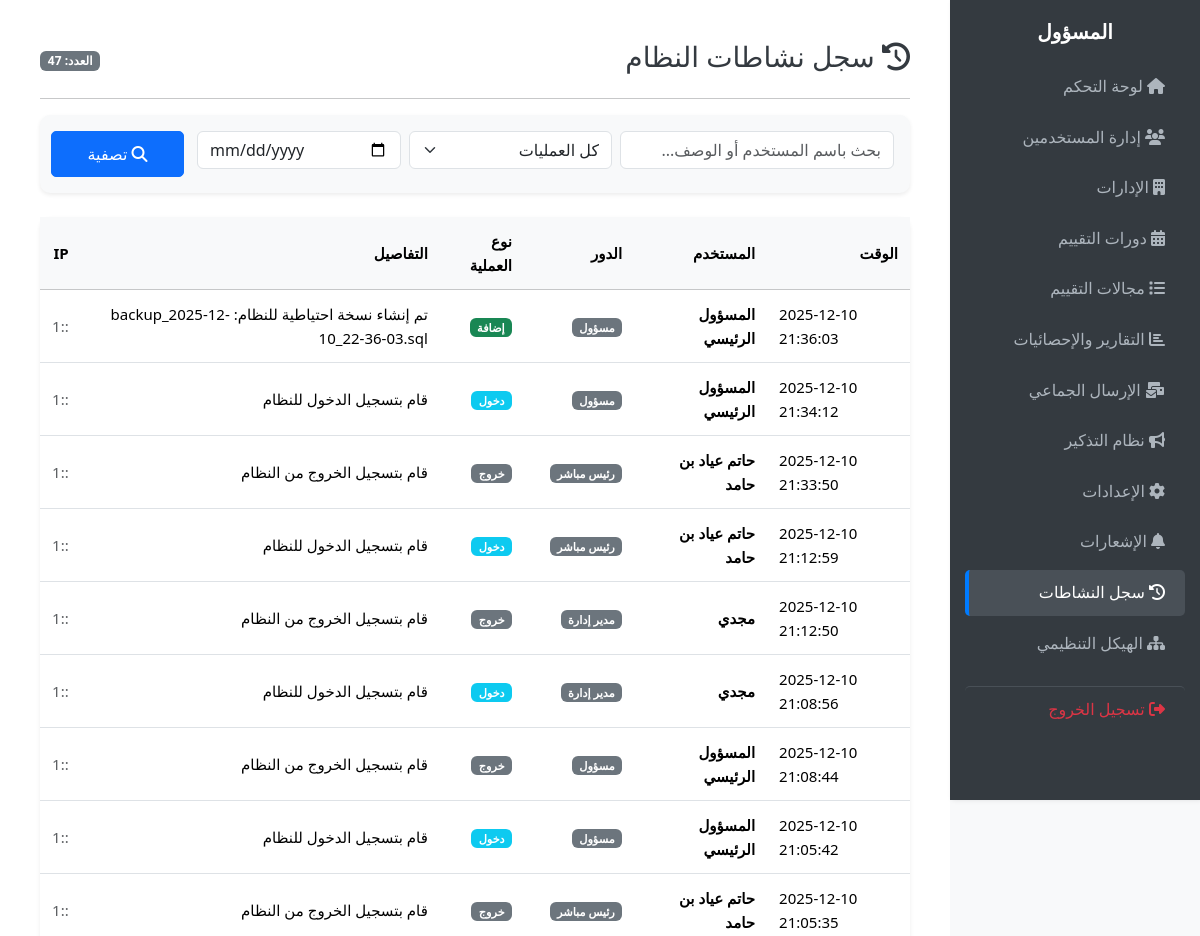
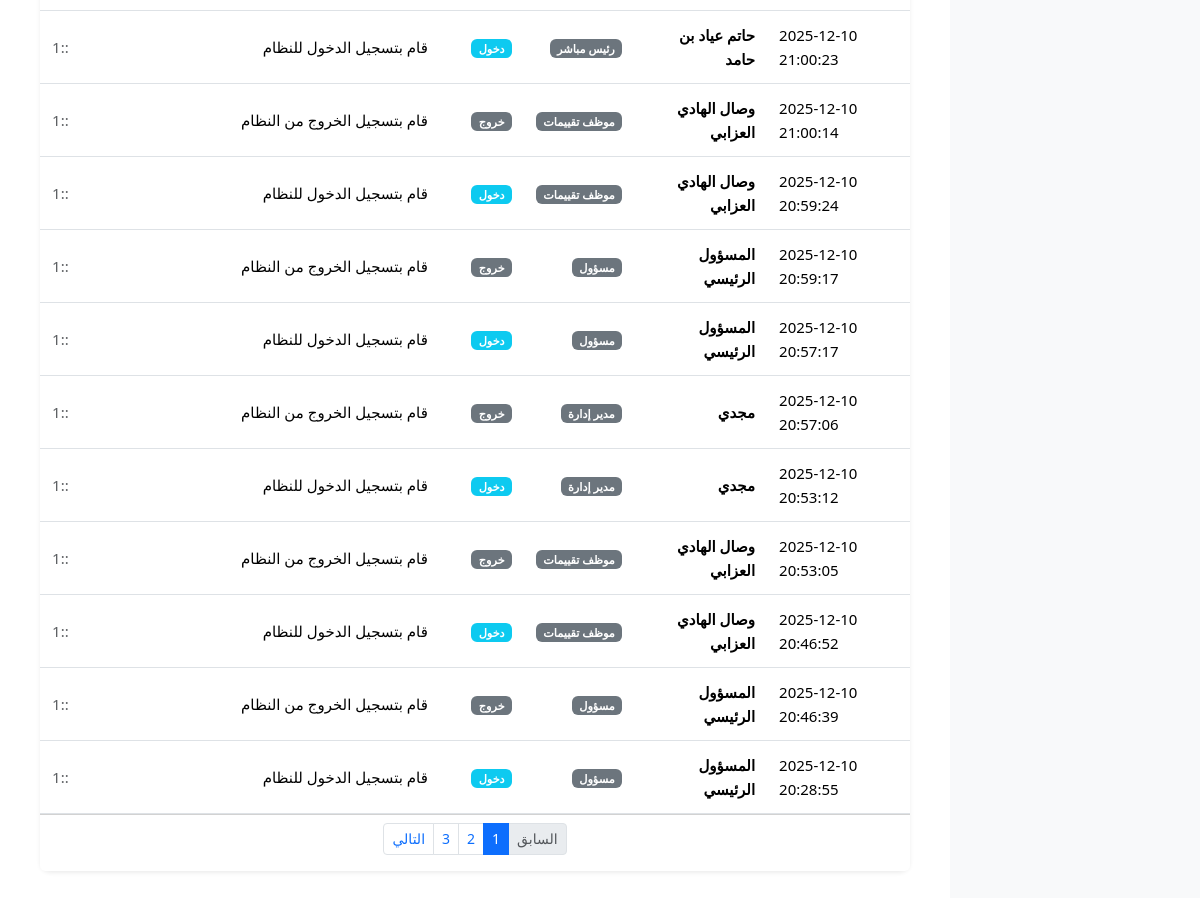
/public/admin/activity_logs.php (signed in), run on the app's committed database (2 pictures, top to bottom).
### tables this page shows
CREATE TABLE `activity_logs` (
  `id` int(11) NOT NULL,
  `user_id` int(10) UNSIGNED DEFAULT NULL COMMENT 'معرف المستخدم الذي قام بالعملية',
  `user_name` varchar(150) DEFAULT NULL COMMENT 'الاسم وقت التنفيذ (للحفظ حتى لو حذف المستخدم)',
  `role` varchar(50) DEFAULT NULL COMMENT 'دور المستخدم',
  `action` varchar(100) NOT NULL COMMENT 'نوع العملية: login, create, update, delete, logout',
  `description` text DEFAULT NULL COMMENT 'وصف تفصيلي: مثلا "قام بتعديل الموظف رقم 5"',
  `ip_address` varchar(45) DEFAULT NULL COMMENT 'عنوان IP للمستخدم',
  `created_at` timestamp NOT NULL DEFAULT current_timestamp()
);

### public/admin/activity_logs.php (the view, shortened to what this page needs)
<?php
require_once '../../app/core/db.php';
$page = isset($_GET['page']) ? (int)$_GET['page'] : 1;
$limit = 20;
$offset = ($page - 1) * $limit;
$filter_user = trim($_GET['user'] ?? '');
$filter_action = $_GET['action'] ?? '';
$filter_date = $_GET['date'] ?? '';
$where = ["1=1"];
$params = [];
$where_sql = implode(' AND ', $where);
$count_stmt = $pdo->prepare("SELECT COUNT(*) FROM activity_logs WHERE $where_sql");
$count_stmt->execute($params);
$total_rows = $count_stmt->fetchColumn();
$total_pages = ceil($total_rows / $limit);
$sql = "SELECT * FROM activity_logs WHERE $where_sql ORDER BY created_at DESC LIMIT $limit OFFSET $offset";
$stmt = $pdo->prepare($sql);
$stmt->execute($params);
$logs = $stmt->fetchAll();
?>
<!DOCTYPE html>
<html dir="rtl" lang="ar">
<head>
    <link href="https://cdn.jsdelivr.net/npm/bootstrap@5.3.2/dist/css/bootstrap.rtl.min.css" rel="stylesheet">
    <link rel="stylesheet" href="https://cdnjs.cloudflare.com/ajax/libs/font-awesome/6.4.0/css/all.min.css">
    <link rel="stylesheet" href="../assets/css/admin-dashboard.css">
</head>
<body class="admin-dashboard">
<?php $current_page = basename(__FILE__); require_once '_sidebar_nav.php'; ?>
<main class="admin-main-content">
    <div class="d-flex justify-content-between align-items-center mb-3">
        <h3><i class="fas fa-history"></i> سجل نشاطات النظام</h3>
        <span class="badge bg-secondary">العدد: <?= $total_rows ?></span>
    </div>
    <hr>
    <div class="card mb-4 bg-light border-0 shadow-sm">
        <div class="card-body p-3">
            <form method="GET" class="row g-2">
                <div class="col-md-4">
                    <input type="text" name="user" class="form-control" placeholder="بحث باسم المستخدم أو الوصف..." value="<?= htmlspecialchars($filter_user) ?>">
                </div>
                <div class="col-md-3">
                    <select name="action" class="form-select">
                        <option value="">كل العمليات</option>
                    </select>
                </div>
                <div class="col-md-3">
                    <input type="date" name="date" class="form-control" value="<?= htmlspecialchars($filter_date) ?>">
                </div>
                <div class="col-md-2">
                    <button type="submit" class="btn btn-primary w-100"><i class="fas fa-search"></i> تصفية</button>
                </div>
            </form>
        </div>
    </div>
    <div class="card shadow-sm">
        <div class="card-body p-0">
            <div class="table-responsive">
                <table class="table table-hover mb-0 align-middle">
                    <thead class="table-light">
                        <tr>
                            <th>الوقت</th>
                            <th>المستخدم</th>
                            <th>الدور</th>
                            <th>نوع العملية</th>
                            <th>التفاصيل</th>
                            <th>IP</th>
                        </tr>
                    </thead>
                    <tbody>
                        <?php if(empty($logs)): ?>
                            <tr><td colspan="6" class="text-center py-4 text-muted">لا توجد سجلات.</td></tr>
                        <?php else: ?>
                            <?php foreach($logs as $log): ?>
                            <tr>
                                <td dir="ltr" class="text-end"><?= date('Y-m-d H:i:s', strtotime($log['created_at'])) ?></td>
                                <td class="fw-bold"><?= htmlspecialchars($log['user_name']) ?></td>
								  <?php
                                $role_map = match($log['role']) {
        'admin' => 'مسؤول',
        'manager' => 'مدير إدارة',
        'supervisor' => 'رئيس مباشر',
        'evaluator' => 'موظف تقييمات',
        'employee' => 'موظف'
                                };
                                ?>
                                <td><span class="badge bg-secondary"><?= $role_map ?></span></td>
                                <td>
                                   <?php
                                $cls = match($log['action']) {
                                    'login' => 'info',
                                    'logout' => 'secondary',
                                    'create' => 'success',
                                    'delete' => 'danger',
                                    'update' => 'warning',
                                    default => 'dark'
                                };
                                $txt = match($log['action']) {
                                    'login' => 'دخول',
                                    'logout' => 'خروج',
                                    'create' => 'إضافة',
                                    'delete' => 'حذف',
                                    'update' => 'تعديل',
                                    default => $log['action']
                                };
                                ?>
                                    <span class="badge bg-<?= $cls ?>"><?= $txt ?></span>
                                </td>
                                <td><?= htmlspecialchars($log['description']) ?></td>
                                <td class="small text-muted"><?= $log['ip_address'] ?></td>
                            </tr>
                            <?php endforeach; ?>
                        <?php endif; ?>
                    </tbody>
                </table>
            </div>
        </div>
        <?php if ($total_pages > 1): ?>
        <div class="card-footer bg-white d-flex justify-content-center">
            <nav>
                <ul class="pagination pagination-sm mb-0">
                    <li class="page-item <?= $page <= 1 ? 'disabled' : '' ?>">
                        <a class="page-link" href="?page=<?= $page-1 ?>&user=<?= urlencode($filter_user) ?>&action=<?= $filter_action ?>&date=<?= $filter_date ?>">السابق</a>
                    </li>
                    <?php for($i=1; $i<=$total_pages; $i++): ?>
                        <li class="page-item <?= $i==$page?'active':'' ?>">
                            <a class="page-link" href="?page=<?= $i ?>&user=<?= urlencode($filter_user) ?>&action=<?= $filter_action ?>&date=<?= $filter_date ?>"><?= $i ?></a>
                        </li>
                    <?php endfor; ?>
                    <li class="page-item <?= $page >= $total_pages ? 'disabled' : '' ?>">
                        <a class="page-link" href="?page=<?= $page+1 ?>&user=<?= urlencode($filter_user) ?>&action=<?= $filter_action ?>&date=<?= $filter_date ?>">التالي</a>
                    </li>
                </ul>
            </nav>
        </div>
        <?php endif; ?>
    </div>
</main>
</body>
</html>

### public/assets/css/admin-dashboard.css (style rules this page uses)
body { font-family: 'Segoe UI', Tahoma, Geneva, Verdana, sans-serif; background-color: #f8f9fa; color: #212529; margin: 0; padding: 0; direction: rtl; }
.admin-dashboard { display: flex; min-height: 100vh; background-color: #f8f9fa; }
.admin-main-content { margin-right: 250px; padding: 20px; width: calc(100% - 250px); background: #fff; min-height: 100vh; overflow-x: hidden; }
h3, h4, h5 { color: #343a40; }
.card { margin-bottom: 20px; border: none; border-radius: 10px; box-shadow: 0 4px 8px rgba(0,0,0,0.1); }
.table { font-size: 14px; }
.table th, .table td { vertical-align: middle; padding: 12px; }
.btn { font-size: 14px; padding: 8px 16px; border-radius: 5px; transition: all 0.3s ease; }
@media (min-width: 992px) { .admin-main-content { padding: 30px; } }
@media (min-width: 992px) { .card { margin-bottom: 25px; } }
@media (min-width: 992px) { .table th, .table td { font-size: 15px; } }
@media (min-width: 992px) { .btn { font-size: 16px; padding: 10px 20px; } }
body { line-height: 1.6; }
p, li { margin-bottom: 0.5rem; }
[dir="rtl"] .table th, [dir="rtl"] .table td { text-align: right; }
[dir="rtl"] .btn { margin-right: 5px; }
* { box-sizing: border-box; -webkit-tap-highlight-color: transparent; }
@media screen and (min-width: 1024px) { .admin-main-content { padding: 40px; } }

### data on the page
activity_logs: created_at "2025-12-10 21:36:03", user_name "المسؤول الرئيسي", role "مسؤول", action "إضافة", description "تم إنشاء نسخة احتياطية للنظام: backup_2025-12-10_22-36-03.sql", ip_address "::1"
activity_logs: created_at "2025-12-10 21:34:12", user_name "المسؤول الرئيسي", role "مسؤول", action "دخول", description "قام بتسجيل الدخول للنظام", ip_address "::1"
activity_logs: created_at "2025-12-10 21:33:50", user_name "حاتم عياد بن حامد", role "رئيس مباشر", action "خروج", description "قام بتسجيل الخروج من النظام", ip_address "::1"
activity_logs: created_at "2025-12-10 21:12:59", user_name "حاتم عياد بن حامد", role "رئيس مباشر", action "دخول", description "قام بتسجيل الدخول للنظام", ip_address "::1"
activity_logs: created_at "2025-12-10 21:12:50", user_name "مجدي", role "مدير إدارة", action "خروج", description "قام بتسجيل الخروج من النظام", ip_address "::1"
activity_logs: created_at "2025-12-10 21:08:56", user_name "مجدي", role "مدير إدارة", action "دخول", description "قام بتسجيل الدخول للنظام", ip_address "::1"
activity_logs: created_at "2025-12-10 21:08:44", user_name "المسؤول الرئيسي", role "مسؤول", action "خروج", description "قام بتسجيل الخروج من النظام", ip_address "::1"
activity_logs: created_at "2025-12-10 21:05:42", user_name "المسؤول الرئيسي", role "مسؤول", action "دخول", description "قام بتسجيل الدخول للنظام", ip_address "::1"
activity_logs: created_at "2025-12-10 21:05:35", user_name "حاتم عياد بن حامد", role "رئيس مباشر", action "خروج", description "قام بتسجيل الخروج من النظام", ip_address "::1"
activity_logs: created_at "2025-12-10 21:00:23", user_name "حاتم عياد بن حامد", role "رئيس مباشر", action "دخول", description "قام بتسجيل الدخول للنظام", ip_address "::1"
activity_logs: created_at "2025-12-10 21:00:14", user_name "وصال الهادي العزابي", role "موظف تقييمات", action "خروج", description "قام بتسجيل الخروج من النظام", ip_address "::1"
activity_logs: created_at "2025-12-10 20:59:24", user_name "وصال الهادي العزابي", role "موظف تقييمات", action "دخول", description "قام بتسجيل الدخول للنظام", ip_address "::1"
activity_logs: created_at "2025-12-10 20:59:17", user_name "المسؤول الرئيسي", role "مسؤول", action "خروج", description "قام بتسجيل الخروج من النظام", ip_address "::1"
activity_logs: created_at "2025-12-10 20:57:17", user_name "المسؤول الرئيسي", role "مسؤول", action "دخول", description "قام بتسجيل الدخول للنظام", ip_address "::1"
activity_logs: created_at "2025-12-10 20:57:06", user_name "مجدي", role "مدير إدارة", action "خروج", description "قام بتسجيل الخروج من النظام", ip_address "::1"
activity_logs: created_at "2025-12-10 20:53:12", user_name "مجدي", role "مدير إدارة", action "دخول", description "قام بتسجيل الدخول للنظام", ip_address "::1"
activity_logs: created_at "2025-12-10 20:53:05", user_name "وصال الهادي العزابي", role "موظف تقييمات", action "خروج", description "قام بتسجيل الخروج من النظام", ip_address "::1"
activity_logs: created_at "2025-12-10 20:46:52", user_name "وصال الهادي العزابي", role "موظف تقييمات", action "دخول", description "قام بتسجيل الدخول للنظام", ip_address "::1"
activity_logs: created_at "2025-12-10 20:46:39", user_name "المسؤول الرئيسي", role "مسؤول", action "خروج", description "قام بتسجيل الخروج من النظام", ip_address "::1"
activity_logs: created_at "2025-12-10 20:28:55", user_name "المسؤول الرئيسي", role "مسؤول", action "دخول", description "قام بتسجيل الدخول للنظام", ip_address "::1"

### other printed values
$total_rows "47"
